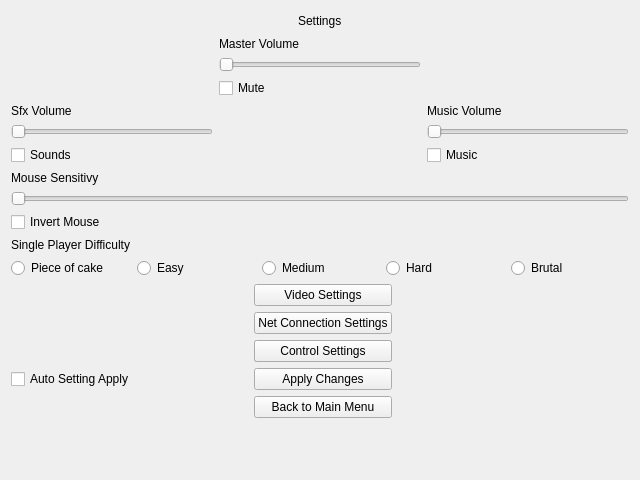
<?xml version="1.0" encoding="UTF-8"?>
<ui version="4.0">
 <class>SettingsMenu</class>
 <widget class="QWidget" name="SettingsMenu">
  <property name="geometry">
   <rect>
    <x>0</x>
    <y>0</y>
    <width>640</width>
    <height>480</height>
   </rect>
  </property>
  <property name="windowTitle">
   <string>Form</string>
  </property>
  <layout class="QGridLayout" name="gridLayout_3">
   <item row="0" column="0">
    <spacer name="horizontalSpacer_2">
     <property name="orientation">
      <enum>Qt::Horizontal</enum>
     </property>
     <property name="sizeHint" stdset="0">
      <size>
       <width>283</width>
       <height>20</height>
      </size>
     </property>
    </spacer>
   </item>
   <item row="0" column="1">
    <widget class="QLabel" name="label_5">
     <property name="text">
      <string>Settings</string>
     </property>
    </widget>
   </item>
   <item row="0" column="2">
    <spacer name="horizontalSpacer_3">
     <property name="orientation">
      <enum>Qt::Horizontal</enum>
     </property>
     <property name="sizeHint" stdset="0">
      <size>
       <width>282</width>
       <height>20</height>
      </size>
     </property>
    </spacer>
   </item>
   <item row="1" column="0" colspan="3">
    <layout class="QGridLayout" name="gridLayout">
     <item row="6" column="0">
      <widget class="QSlider" name="SoundVolymeSlide">
       <property name="orientation">
        <enum>Qt::Horizontal</enum>
       </property>
      </widget>
     </item>
     <item row="6" column="2">
      <widget class="QSlider" name="MusicVolymeSlide">
       <property name="orientation">
        <enum>Qt::Horizontal</enum>
       </property>
      </widget>
     </item>
     <item row="7" column="0">
      <widget class="QCheckBox" name="SoundsCheckBox">
       <property name="text">
        <string>Sounds</string>
       </property>
      </widget>
     </item>
     <item row="4" column="2">
      <widget class="QLabel" name="label_2">
       <property name="text">
        <string>Music Volume</string>
       </property>
      </widget>
     </item>
     <item row="4" column="0">
      <widget class="QLabel" name="label">
       <property name="text">
        <string>Sfx Volume</string>
       </property>
      </widget>
     </item>
     <item row="2" column="1">
      <widget class="QCheckBox" name="MuteCheckBox">
       <property name="text">
        <string>Mute</string>
       </property>
      </widget>
     </item>
     <item row="1" column="1">
      <widget class="QSlider" name="MasterVolumeSlide">
       <property name="orientation">
        <enum>Qt::Horizontal</enum>
       </property>
      </widget>
     </item>
     <item row="0" column="1">
      <widget class="QLabel" name="label_3">
       <property name="text">
        <string>Master Volume</string>
       </property>
      </widget>
     </item>
     <item row="7" column="2">
      <widget class="QCheckBox" name="MusicCheckBox">
       <property name="text">
        <string>Music</string>
       </property>
      </widget>
     </item>
    </layout>
   </item>
   <item row="2" column="0" colspan="3">
    <layout class="QVBoxLayout" name="verticalLayout_2">
     <item>
      <widget class="QLabel" name="label_6">
       <property name="text">
        <string>Mouse Sensitivy</string>
       </property>
      </widget>
     </item>
     <item>
      <widget class="QSlider" name="MouseSensitivySlide">
       <property name="orientation">
        <enum>Qt::Horizontal</enum>
       </property>
      </widget>
     </item>
     <item>
      <widget class="QCheckBox" name="MouseInvertCheckBox">
       <property name="text">
        <string>Invert Mouse</string>
       </property>
      </widget>
     </item>
    </layout>
   </item>
   <item row="3" column="0" colspan="3">
    <layout class="QGridLayout" name="gridLayout_2">
     <item row="0" column="0">
      <widget class="QLabel" name="label_4">
       <property name="text">
        <string>Single Player Difficulty</string>
       </property>
      </widget>
     </item>
     <item row="1" column="1">
      <widget class="QRadioButton" name="radioButton_2">
       <property name="text">
        <string>Easy</string>
       </property>
      </widget>
     </item>
     <item row="1" column="2">
      <widget class="QRadioButton" name="radioButton_3">
       <property name="text">
        <string>Medium</string>
       </property>
      </widget>
     </item>
     <item row="1" column="3">
      <widget class="QRadioButton" name="radioButton_4">
       <property name="text">
        <string>Hard</string>
       </property>
      </widget>
     </item>
     <item row="1" column="4">
      <widget class="QRadioButton" name="radioButton_5">
       <property name="text">
        <string>Brutal</string>
       </property>
      </widget>
     </item>
     <item row="1" column="0">
      <widget class="QRadioButton" name="radioButton">
       <property name="text">
        <string>Piece of cake</string>
       </property>
      </widget>
     </item>
    </layout>
   </item>
   <item row="4" column="0" colspan="3">
    <layout class="QGridLayout" name="gridLayout_4">
     <item row="3" column="1">
      <widget class="QPushButton" name="ApplySettings">
       <property name="text">
        <string>Apply Changes</string>
       </property>
      </widget>
     </item>
     <item row="2" column="1">
      <widget class="QPushButton" name="InternetSettingsButton">
       <property name="text">
        <string>Internet Config.</string>
       </property>
      </widget>
     </item>
     <item row="2" column="1">
      <widget class="QPushButton" name="ControlsButton">
       <property name="text">
        <string>Control Settings</string>
       </property>
      </widget>
     </item>
     <item row="0" column="1">
      <widget class="QPushButton" name="VideoSetupButton">
       <property name="text">
        <string>Video Settings</string>
       </property>
      </widget>
     </item>
     <item row="3" column="0">
      <widget class="QCheckBox" name="checkBox">
       <property name="text">
        <string>Auto Setting Apply</string>
       </property>
      </widget>
     </item>
     <item row="2" column="2">
      <spacer name="horizontalSpacer">
       <property name="orientation">
        <enum>Qt::Horizontal</enum>
       </property>
       <property name="sizeHint" stdset="0">
        <size>
         <width>40</width>
         <height>20</height>
        </size>
       </property>
      </spacer>
     </item>
     <item row="2" column="0">
      <spacer name="horizontalSpacer_4">
       <property name="orientation">
        <enum>Qt::Horizontal</enum>
       </property>
       <property name="sizeHint" stdset="0">
        <size>
         <width>40</width>
         <height>20</height>
        </size>
       </property>
      </spacer>
     </item>
     <item row="1" column="1">
      <widget class="QPushButton" name="ControlSettings">
       <property name="text">
        <string>Net Connection Settings</string>
       </property>
      </widget>
     </item>
     <item row="4" column="1">
      <widget class="QPushButton" name="MainMenu">
       <property name="text">
        <string>Back to Main Menu</string>
       </property>
      </widget>
     </item>
    </layout>
   </item>
   <item row="5" column="1">
    <spacer name="verticalSpacer">
     <property name="orientation">
      <enum>Qt::Vertical</enum>
     </property>
     <property name="sizeHint" stdset="0">
      <size>
       <width>20</width>
       <height>34</height>
      </size>
     </property>
    </spacer>
   </item>
  </layout>
 </widget>
 <resources/>
 <connections/>
</ui>
